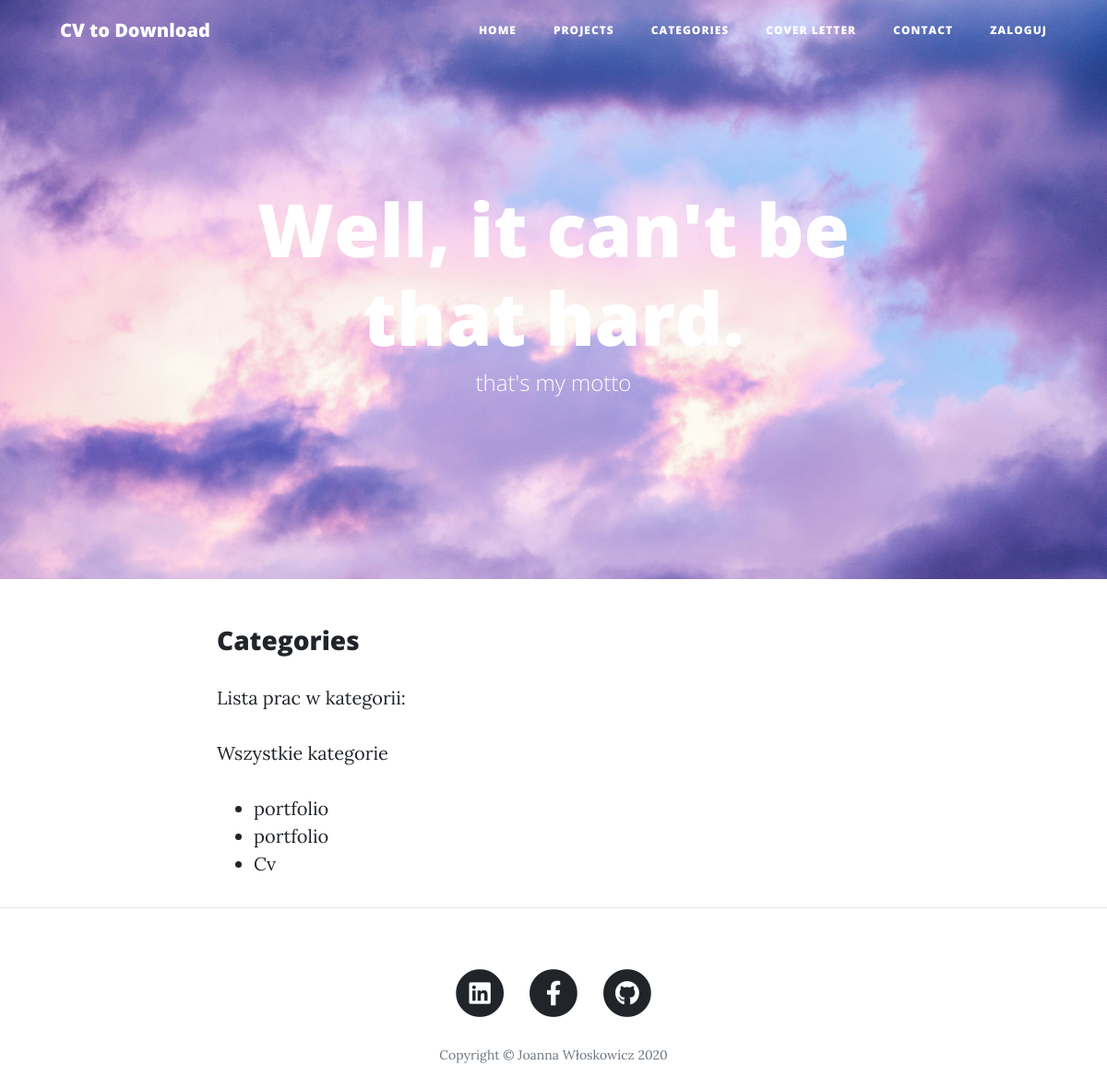
/categories/, run on an earlier commit of the app's database.
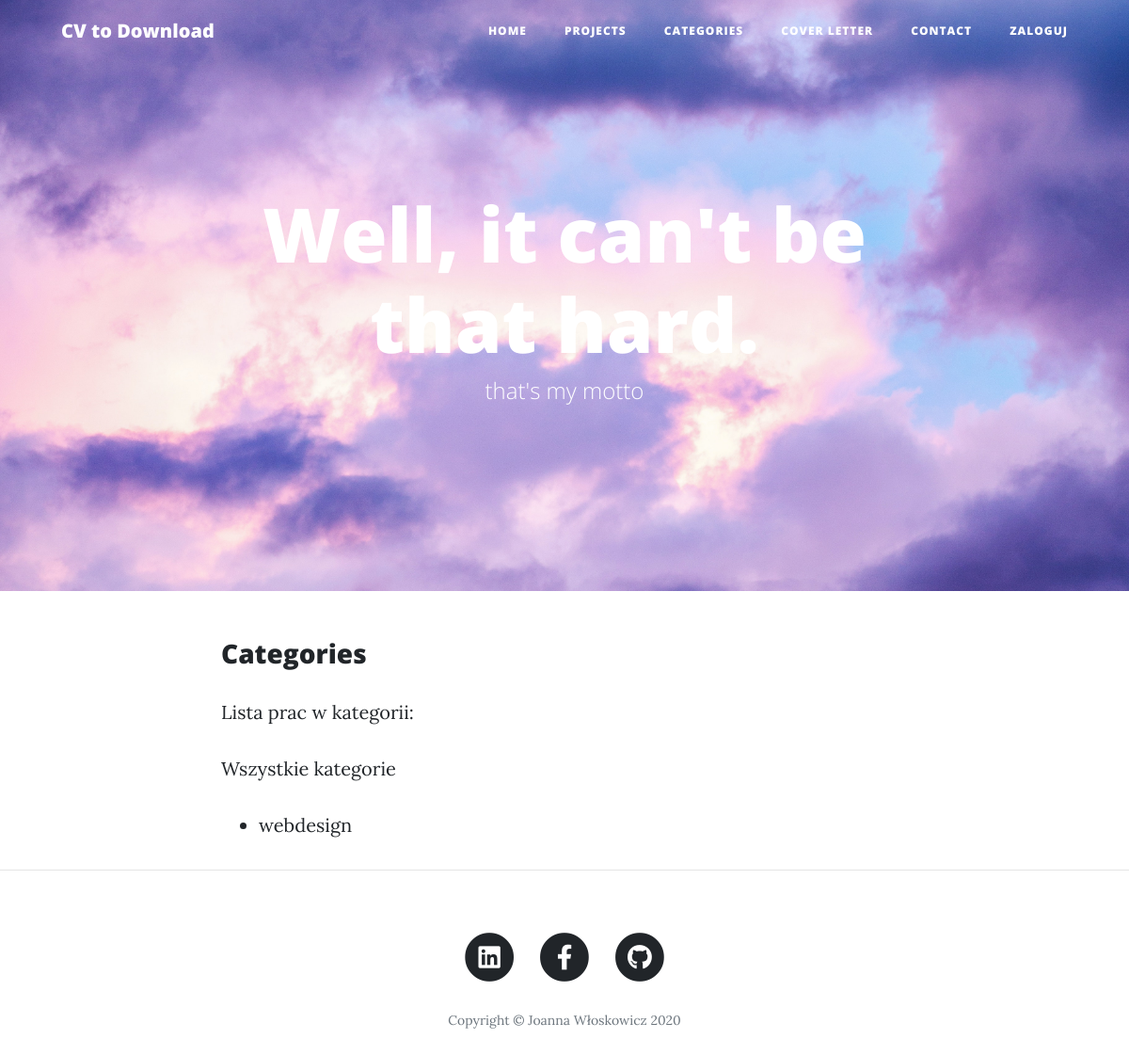
And on a later commit of the database.
### work/models.py (models this page shows)
class Category(models.Model) :
    name = models.CharField(
        max_length=50,
        null=False,
        blank=False,
        verbose_name='Category name',
        help_text='',
    )
    description = models.TextField(
            blank=True,
            verbose_name='Descritpion',
            help_text='',
        )
    def __str__(self):
        return self.name
    class Meta:
        verbose_name ='Category'
        verbose_name_plural = 'Categories'

### work/views.py (the view)
# urls.py: path('categories/', views.CategoryList.as_view(), name= 'list-categories'),
class CategoryList(ListView):
    model = Category
    template_name = 'projects/list_categories.html'
    extra_context = {
        'title': 'Wszystkie kategorie',
    }

### work/templates/projects/list_categories.html (shortened to what this page needs)
{% extends 'base_project.html' %}
{%load static%}
{% block content %}
<div class="container">
    <div class="row">
        <div class="col-lg-8 col-md-10 mx-auto">
<h3 class="post-subtitle">Categories</h3>
<p>Lista prac w kategorii:</p>
<p>{{ title }}</p>
<ul>
    {% for category in object_list %}
    <li>
        {{ category }}
    </li>
    {% endfor %}
</ul>
</div>
</div>
</div>
{% endblock %}

What changed in the data, as far as the page shows it:
removed Category: name "portfolio"
removed Category: name "portfolio"
removed Category: name "Cv"
added Category: name "webdesign"
